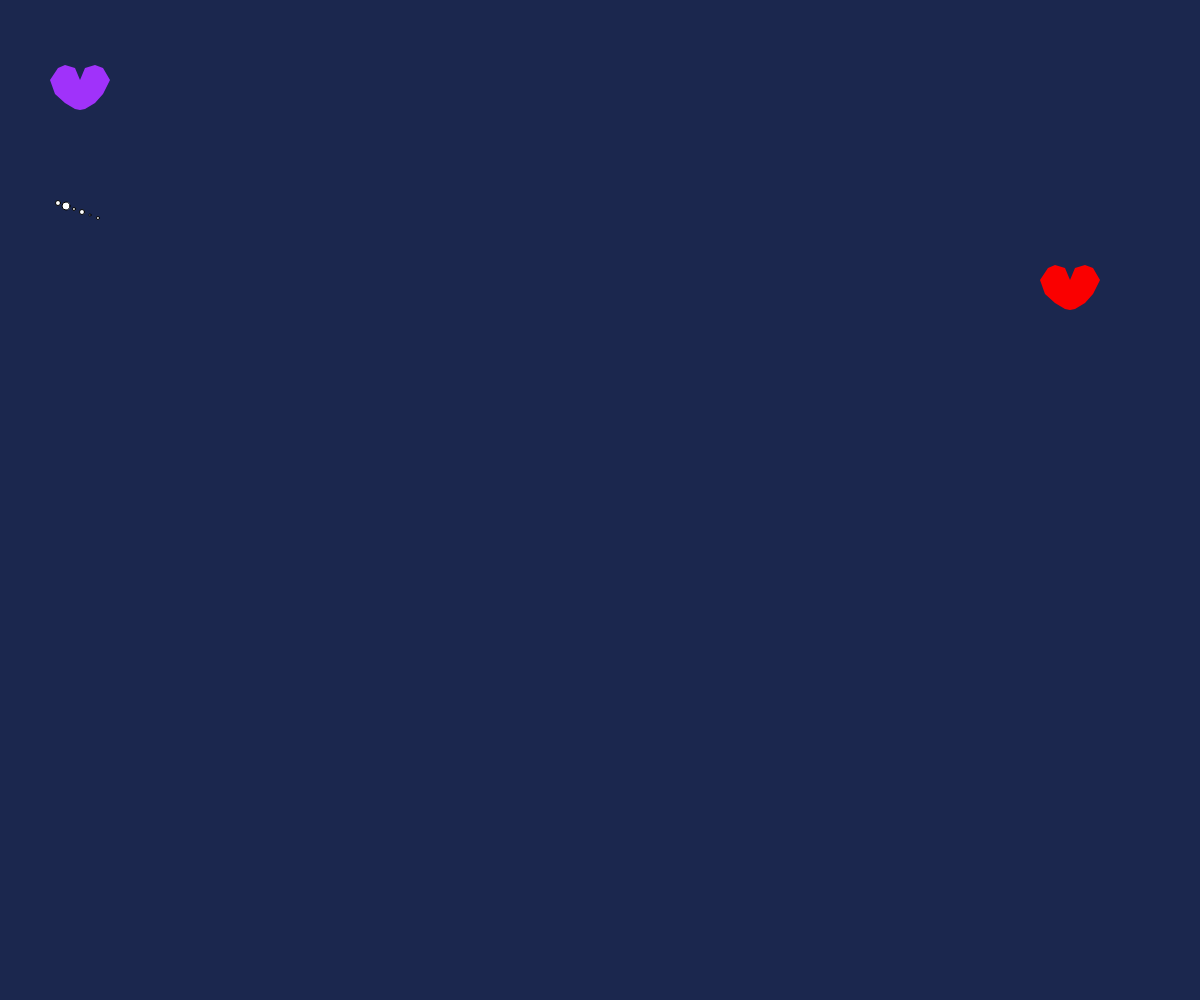
Frame 1 (no input)
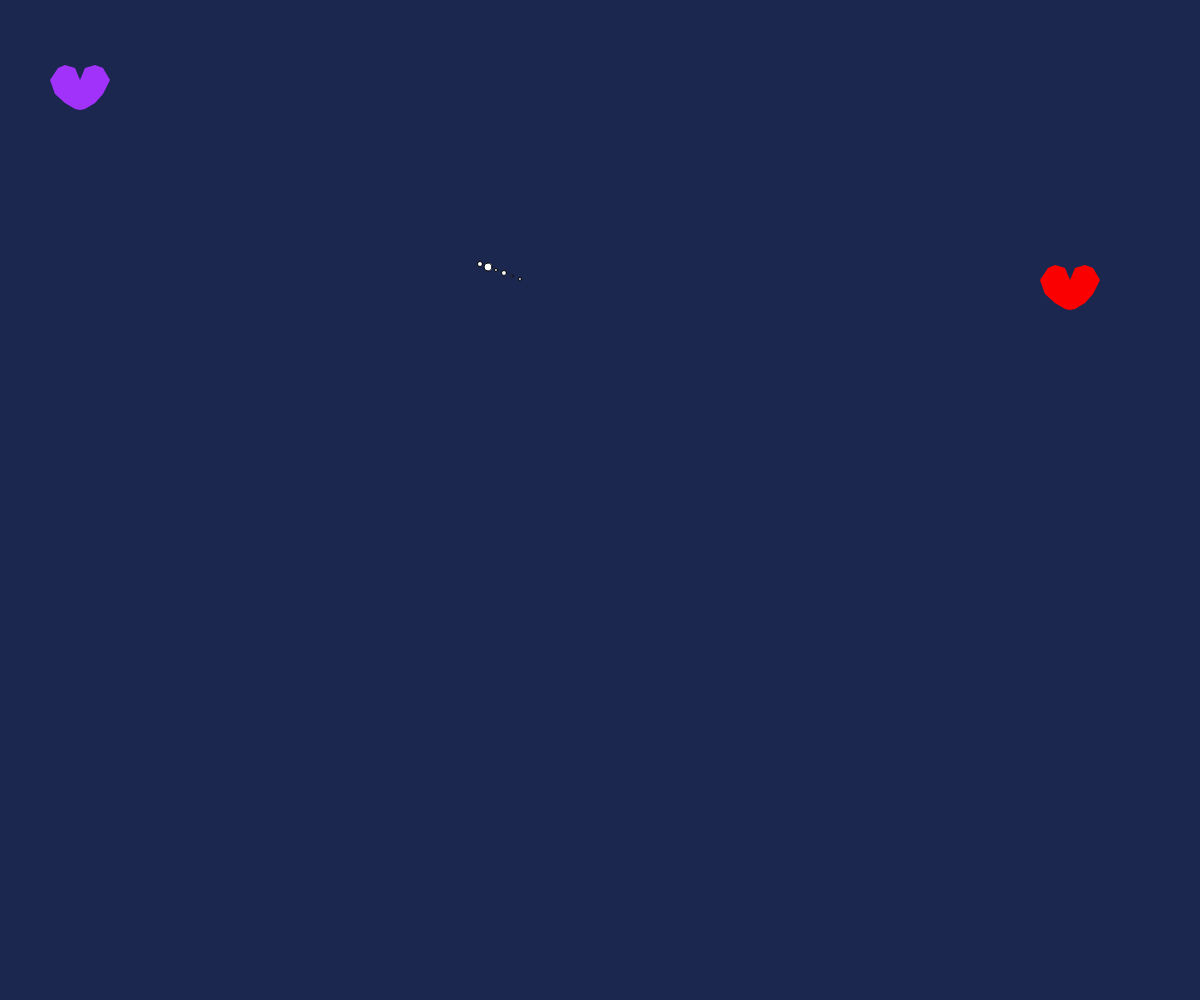
Frame 60 (no input)
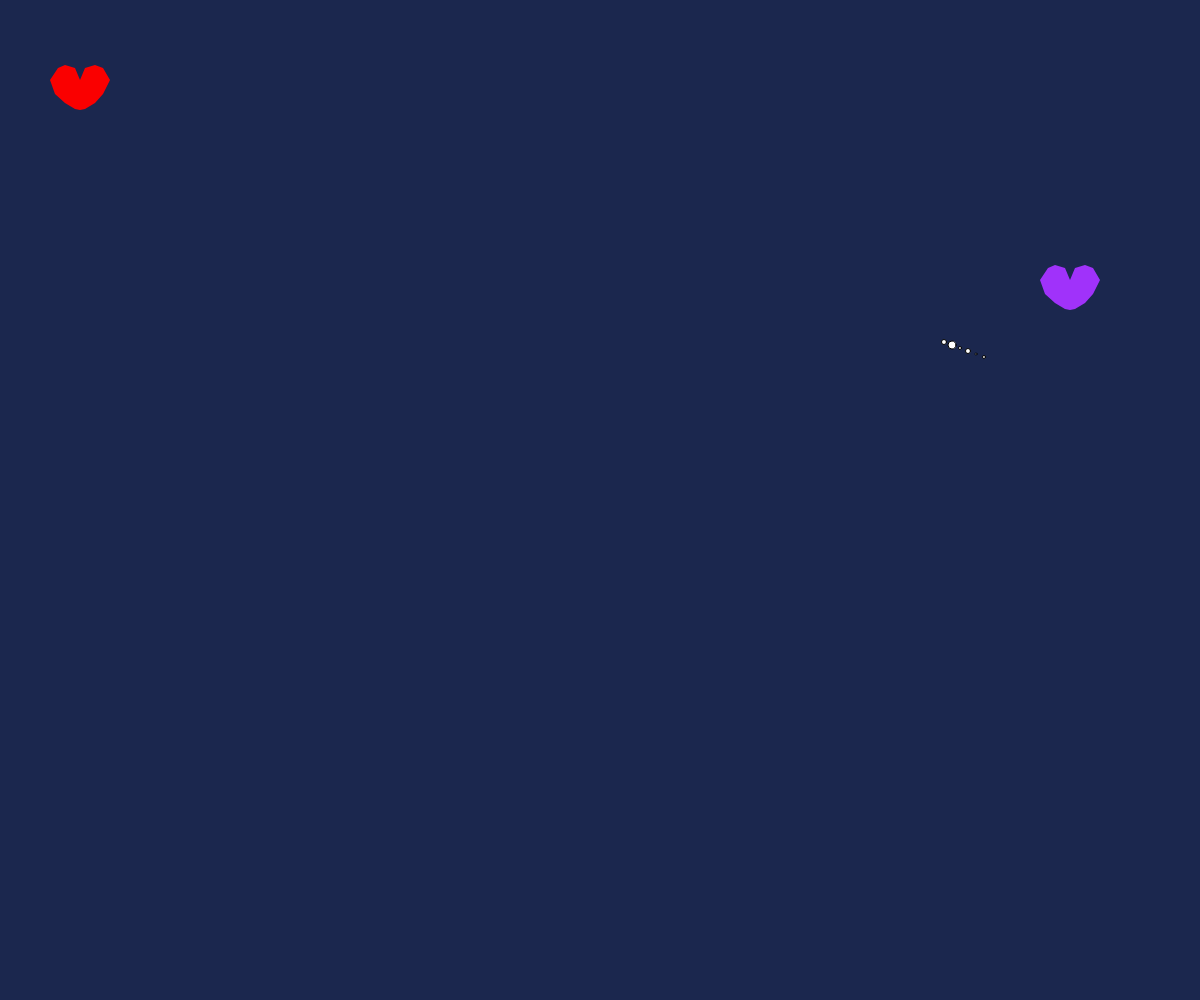
Frame 120 (the mouse pressed at the canvas centre since frame 60)

The p5.js sketch that drew these frames (run headless with seeded random() and noise() and a simulated clock; from frame 60 on, the mouse is pressed at the canvas centre):

// p5.js sketch
// ── sketch.js
function setup() {
  createCanvas(windowWidth, windowHeight);
   x = 50;
  y = 200;
  xSpeed = 8;
  ySpeed = 3;
}

function draw() {
  background("#1b274e");
  
  push();
  for (let i = 2; i < 8; i += 10) {
  noStroke();
  fill(250, 0, 0);
  if(mouseX, mouseY < 300){
    fill(160, 50, 250);
  }
   }
  beginShape();
  vertex(80, 80);
  vertex(75, 68);
  vertex(65, 65);
  vertex(58, 68);
  vertex(50, 80);
  vertex(55, 94);
  vertex(65, 103);
  vertex(75, 109);
  vertex(80, 110);
  vertex(85, 109);
  vertex(95, 103);
  vertex(103, 94);
  vertex(110, 80);
  vertex(103, 68);
  vertex(95, 65);
  vertex(85, 68);
  vertex(80, 80);
  endShape();
  pop();
  
  for(let i = 3; i < 10; i+= 34) {
  push();
  noStroke();
  fill(160, 50, 250);
  if(mouseX, mouseY < 300) {
    fill(250, 0, 0);
  }
    translate(width - 210, 200);
    beginShape();
  vertex(80, 80);
  vertex(75, 68);
  vertex(65, 65);
  vertex(58, 68);
  vertex(50, 80);
  vertex(55, 94);
  vertex(65, 103);
  vertex(75, 109);
  vertex(80, 110);
  vertex(85, 109);
  vertex(95, 103);
  vertex(103, 94);
  vertex(110, 80);
  vertex(103, 68);
  vertex(95, 65);
  vertex(85, 68);
  vertex(80, 80);
  endShape();
  pop();
}
  push();
   x = x + xSpeed;
  y = y + ySpeed;

  if (x < 0) {
    x = width;
  } else if (x > width) {
    x = 0;
  }
  if (y < 0) {
    y = height;
  } else if (y > height) {
    y = 0;
  }
  
  stroke(0.25);
  circle(x, y, 5);
  pop();
  
  push();
   x = x + xSpeed;
  y = y + ySpeed;

  if (x < 0) {
    x = width;
  } else if (x > width) {
    x = 0;
  }
  if (y < 0) {
    y = height;
  } else if (y > height) {
    y = 0;
  }
  
  stroke(0.25);
  circle(x, y, 8);
  pop();

  push();
   x = x + xSpeed;
  y = y + ySpeed;

  if (x < 0) {
    x = width;
  } else if (x > width) {
    x = 0;
  }
  if (y < 0) {
    y = height;
  } else if (y > height) {
    y = 0;
  }
  
  stroke(0.25);
  circle(x, y, 3);
  pop();
  
  push();
   x = x + xSpeed;
  y = y + ySpeed;

  if (x < 0) {
    x = width;
  } else if (x > width) {
    x = 0;
  }
  if (y < 0) {
    y = height;
  } else if (y > height) {
    y = 0;
  }
  
  stroke(0.25);
  circle(x, y, 5);
  pop();
  
  push();
   x = x + xSpeed;
  y = y + ySpeed;

  if (x < 0) {
    x = width;
  } else if (x > width) {
    x = 0;
  }
  if (y < 0) {
    y = height;
  } else if (y > height) {
    y = 0;
  }
  
  stroke(0.25);
  circle(x, y, 2);
  pop();
  
  push();
   x = x + xSpeed;
  y = y + ySpeed;

  if (x < 0) {
    x = width;
  } else if (x > width) {
    x = 0;
  }
  if (y < 0) {
    y = height;
  } else if (y > height) {
    y = 0;
  }
  
  stroke(0.25);
  circle(x, y, 3);
  pop();

}
